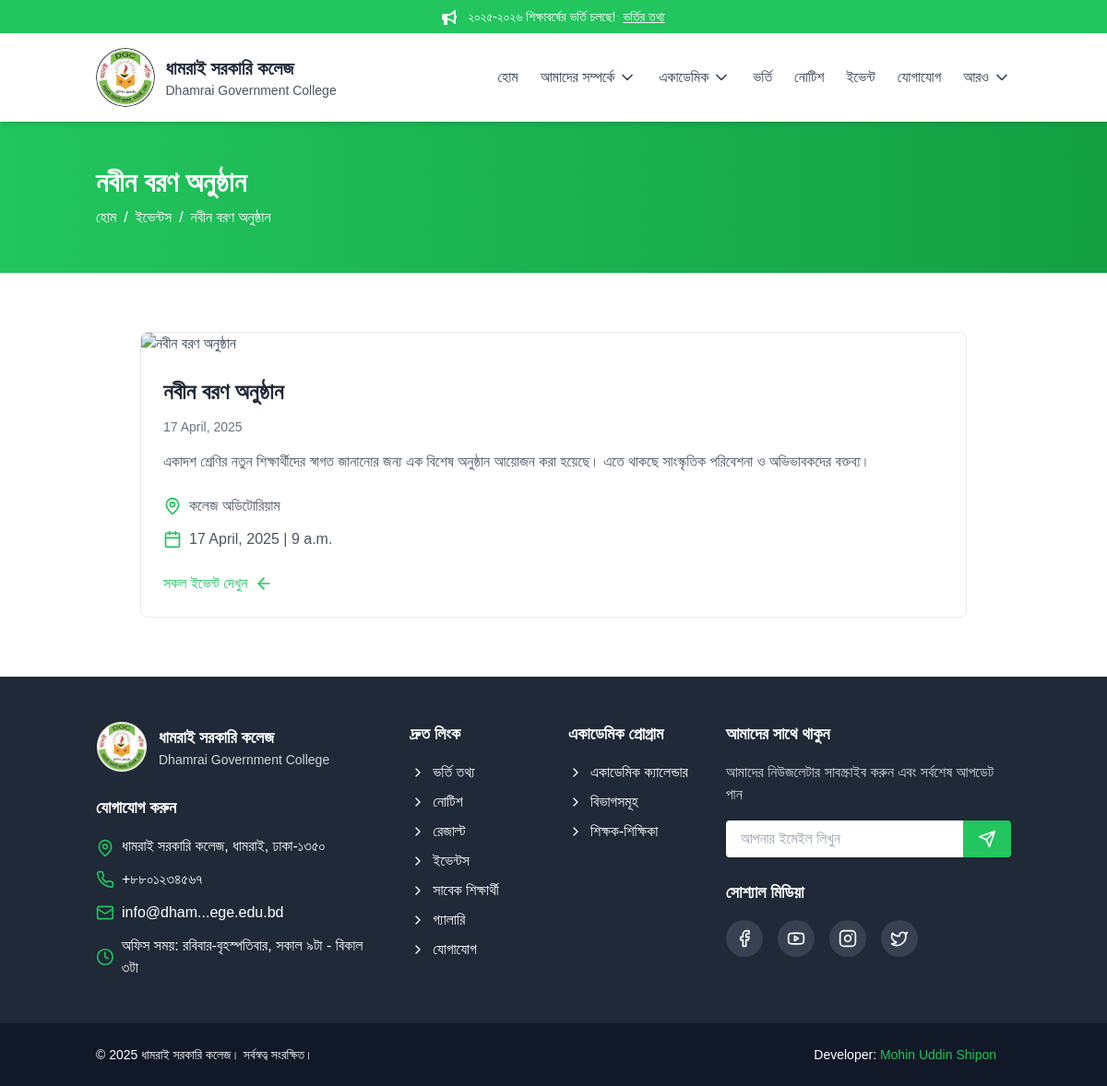
Page /events/uNiMtWkXsdZAbvxM/ on the committed database.
### core/models.py (models this page shows, shortened)
class Event(models.Model):
    title = models.CharField(max_length=200)
    description = models.TextField()
    date = models.DateField()
    time = models.TimeField(null=True, blank=True)
    location = models.CharField(max_length=100)
    image = CloudinaryField('image', blank=True, null=True)
    is_featured = models.BooleanField(default=False)
    slug = models.SlugField(unique=True, blank=True)
    class Meta:
        verbose_name_plural = "ইভেন্ট"
        ordering = ['-date']
        indexes = [
            models.Index(fields=['is_featured', '-date']),
            models.Index(fields=['slug']),
        ]

### core/views.py (the view)
# urls.py: path('events/<slug:slug>/', views.EventDetailView.as_view(), name='event_detail'),
class EventDetailView(DetailView):
    model = Event
    template_name = 'event_detail.html'
    context_object_name = 'event'
    def get_object(self, queryset=None):
        try:
            return super().get_object(queryset)
        except ObjectDoesNotExist:
            logger.error(f"Event not found: {self.kwargs.get('slug')}")
            raise Http404("Event not found.")

### templates/event_detail.html (shortened to what this page needs)
{% extends "base.html" %}
{% block content %}
<div class="bg-gradient-to-r from-primary to-primary-dark text-white py-12">
    <div class="container mx-auto px-4">
        <h1 class="text-3xl font-bold mb-2">{{ event.title }}</h1>
        <div class="flex items-center text">
            <a href="{% url 'core:home' %}" class="hover:text-primary-light transition-colors duration-200">হোম</a>
            <span class="mx-2">/</span>
            <a href="{% url 'core:events' %}" class="hover:text-primary-light transition-colors duration-200">ইভেন্টস</a>
            <span class="mx-2">/</span>
            <span>{{ event.title|truncatewords:3 }}</span>
        </div>
    </div>
</div>
<section class="py-16 bg-white">
    <div class="container mx-auto px-4">
        <div class="max-w-4xl mx-auto">
            <div class="bg-white border border-gray-200 rounded-lg overflow-hidden">
                <div class="relative overflow-hidden">
                    <img class="w-full h-96 object-cover" src="{{ event.image.url }}" alt="{{ event.title }}">
                </div>
                <div class="p-6">
                    <h2 class="text-2xl font-bold text-gray-800 mb-3">{{ event.title }}</h2>
                    <div class="flex items-center mb-4">
                        <span class="text-gray-500 text-sm">{{ event.date|date:"d F, Y" }}</span>
                    </div>
                    <p class="text-gray-600 mb-6">{{ event.description }}</p>
                    <div class="space-y-3 text-gray-600 mb-6">
                        <div class="flex items-center">
                            <span>{{ event.location }}</span>
                        </div>
                        <div class="flex items-center">
                            <span>{{ event.date|date:"d F, Y" }} | {{ event.time }}</span>
                        </div>
                    </div>
                    <a href="{% url 'core:events' %}" class="text-primary flex items-center group hover:text-primary-dark transition-colors duration-200">
                        সকল ইভেন্ট দেখুন
                    </a>
                </div>
            </div>
        </div>
    </div>
</section>
{% endblock %}

### rows in the picture
Event: title "নবীন বরণ অনুষ্ঠান", date "17 April, 2025", description "একাদশ শ্রেণির নতুন শিক্ষার্থীদের স্বাগত জানানোর জন্য এক বিশেষ অনুষ্ঠান আয়োজন করা হয়েছে। এতে থাকছে সাংস্কৃতিক পরিবেশনা ও অভিভাবকদের বক্তব্য।", location "কলেজ অডিটোরিয়াম", time "9 a.m."

### other values in the picture
{{ announcement_text }} "২০২৫-২০২৬ শিক্ষাবর্ষের ভর্তি চলছে!"
{{ link_text }} "ভর্তির তথ্য"
